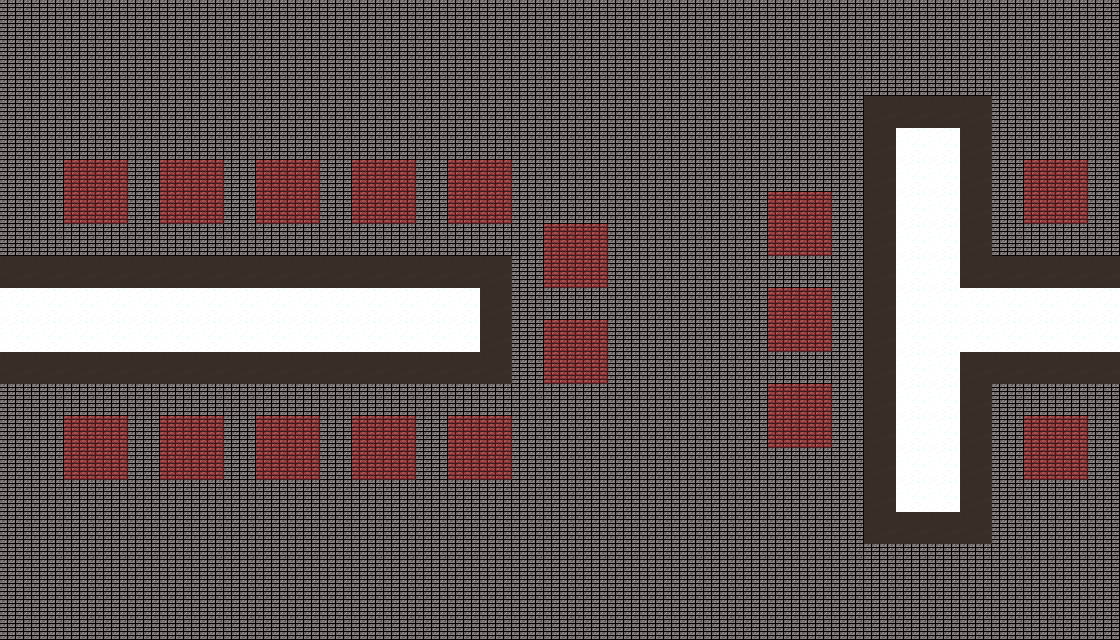

Below is a game level as drawn by its tile map, then a one-line description and the .tmx file that defines it, in full:
An orthogonal 35x20 tile map with 32x32 px tiles, 4 tile layers (Background, Path, Border, Field) and 6 objects (SpawnPoint, EndPoint, GoRight, TeleportIntersectionEnterGoUpGoDown, TeleportIntersectionGoDown, ...).

<map version="1.10" tiledversion="1.11.0" orientation="orthogonal" renderorder="right-down" width="35" height="20" tilewidth="32" tileheight="32" infinite="0" nextlayerid="7" nextobjectid="8">
 <tileset firstgid="1" source="MangoPunch.tsx" />
 <layer id="1" name="Background" width="35" height="20">
  <data encoding="csv">
2,2,2,2,2,2,2,2,2,2,2,2,2,2,2,2,2,2,2,2,2,2,2,2,2,2,2,2,2,2,2,2,2,2,2,
2,2,2,2,2,2,2,2,2,2,2,2,2,2,2,2,2,2,2,2,2,2,2,2,2,2,2,2,2,2,2,2,2,2,2,
2,2,2,2,2,2,2,2,2,2,2,2,2,2,2,2,2,2,2,2,2,2,2,2,2,2,2,2,2,2,2,2,2,2,2,
2,2,2,2,2,2,2,2,2,2,2,2,2,2,2,2,2,2,2,2,2,2,2,2,2,2,2,2,2,2,2,2,2,2,2,
2,2,2,2,2,2,2,2,2,2,2,2,2,2,2,2,2,2,2,2,2,2,2,2,2,2,2,2,2,2,2,2,2,2,2,
2,2,2,2,2,2,2,2,2,2,2,2,2,2,2,2,2,2,2,2,2,2,2,2,2,2,2,2,2,2,2,2,2,2,2,
2,2,2,2,2,2,2,2,2,2,2,2,2,2,2,2,2,2,2,2,2,2,2,2,2,2,2,2,2,2,2,2,2,2,2,
2,2,2,2,2,2,2,2,2,2,2,2,2,2,2,2,2,2,2,2,2,2,2,2,2,2,2,2,2,2,2,2,2,2,2,
2,2,2,2,2,2,2,2,2,2,2,2,2,2,2,2,2,2,2,2,2,2,2,2,2,2,2,2,2,2,2,2,2,2,2,
2,2,2,2,2,2,2,2,2,2,2,2,2,2,2,2,2,2,2,2,2,2,2,2,2,2,2,2,2,2,2,2,2,2,2,
2,2,2,2,2,2,2,2,2,2,2,2,2,2,2,2,2,2,2,2,2,2,2,2,2,2,2,2,2,2,2,2,2,2,2,
2,2,2,2,2,2,2,2,2,2,2,2,2,2,2,2,2,2,2,2,2,2,2,2,2,2,2,2,2,2,2,2,2,2,2,
2,2,2,2,2,2,2,2,2,2,2,2,2,2,2,2,2,2,2,2,2,2,2,2,2,2,2,2,2,2,2,2,2,2,2,
2,2,2,2,2,2,2,2,2,2,2,2,2,2,2,2,2,2,2,2,2,2,2,2,2,2,2,2,2,2,2,2,2,2,2,
2,2,2,2,2,2,2,2,2,2,2,2,2,2,2,2,2,2,2,2,2,2,2,2,2,2,2,2,2,2,2,2,2,2,2,
2,2,2,2,2,2,2,2,2,2,2,2,2,2,2,2,2,2,2,2,2,2,2,2,2,2,2,2,2,2,2,2,2,2,2,
2,2,2,2,2,2,2,2,2,2,2,2,2,2,2,2,2,2,2,2,2,2,2,2,2,2,2,2,2,2,2,2,2,2,2,
2,2,2,2,2,2,2,2,2,2,2,2,2,2,2,2,2,2,2,2,2,2,2,2,2,2,2,2,2,2,2,2,2,2,2,
2,2,2,2,2,2,2,2,2,2,2,2,2,2,2,2,2,2,2,2,2,2,2,2,2,2,2,2,2,2,2,2,2,2,2,
2,2,2,2,2,2,2,2,2,2,2,2,2,2,2,2,2,2,2,2,2,2,2,2,2,2,2,2,2,2,2,2,2,2,2
</data>
 </layer>
 <layer id="2" name="Path" width="35" height="20">
  <data encoding="csv">
0,0,0,0,0,0,0,0,0,0,0,0,0,0,0,0,0,0,0,0,0,0,0,0,0,0,0,0,0,0,0,0,0,0,0,
0,0,0,0,0,0,0,0,0,0,0,0,0,0,0,0,0,0,0,0,0,0,0,0,0,0,0,0,0,0,0,0,0,0,0,
0,0,0,0,0,0,0,0,0,0,0,0,0,0,0,0,0,0,0,0,0,0,0,0,0,0,0,0,0,0,0,0,0,0,0,
0,0,0,0,0,0,0,0,0,0,0,0,0,0,0,0,0,0,0,0,0,0,0,0,0,0,0,0,0,0,0,0,0,0,0,
0,0,0,0,0,0,0,0,0,0,0,0,0,0,0,0,0,0,0,0,0,0,0,0,0,0,0,0,9,9,0,0,0,0,0,
0,0,0,0,0,0,0,0,0,0,0,0,0,0,0,0,0,0,0,0,0,0,0,0,0,0,0,0,9,9,0,0,0,0,0,
0,0,0,0,0,0,0,0,0,0,0,0,0,0,0,0,0,0,0,0,0,0,0,0,0,0,0,0,9,9,0,0,0,0,0,
0,0,0,0,0,0,0,0,0,0,0,0,0,0,0,0,0,0,0,0,0,0,0,0,0,0,0,0,9,9,0,0,0,0,0,
0,0,0,0,0,0,0,0,0,0,0,0,0,0,0,0,0,0,0,0,0,0,0,0,0,0,0,0,9,9,0,0,0,0,0,
9,9,9,9,9,9,9,9,9,9,9,9,9,9,9,0,0,0,0,0,0,0,0,0,0,0,0,0,9,9,9,9,9,9,9,
9,9,9,9,9,9,9,9,9,9,9,9,9,9,9,0,0,0,0,0,0,0,0,0,0,0,0,0,9,9,9,9,9,9,9,
0,0,0,0,0,0,0,0,0,0,0,0,0,0,0,0,0,0,0,0,0,0,0,0,0,0,0,0,9,9,0,0,0,0,0,
0,0,0,0,0,0,0,0,0,0,0,0,0,0,0,0,0,0,0,0,0,0,0,0,0,0,0,0,9,9,0,0,0,0,0,
0,0,0,0,0,0,0,0,0,0,0,0,0,0,0,0,0,0,0,0,0,0,0,0,0,0,0,0,9,9,0,0,0,0,0,
0,0,0,0,0,0,0,0,0,0,0,0,0,0,0,0,0,0,0,0,0,0,0,0,0,0,0,0,9,9,0,0,0,0,0,
0,0,0,0,0,0,0,0,0,0,0,0,0,0,0,0,0,0,0,0,0,0,0,0,0,0,0,0,9,9,0,0,0,0,0,
0,0,0,0,0,0,0,0,0,0,0,0,0,0,0,0,0,0,0,0,0,0,0,0,0,0,0,0,0,0,0,0,0,0,0,
0,0,0,0,0,0,0,0,0,0,0,0,0,0,0,0,0,0,0,0,0,0,0,0,0,0,0,0,0,0,0,0,0,0,0,
0,0,0,0,0,0,0,0,0,0,0,0,0,0,0,0,0,0,0,0,0,0,0,0,0,0,0,0,0,0,0,0,0,0,0,
0,0,0,0,0,0,0,0,0,0,0,0,0,0,0,0,0,0,0,0,0,0,0,0,0,0,0,0,0,0,0,0,0,0,0
</data>
 </layer>
 <layer id="3" name="Border" width="35" height="20">
  <data encoding="csv">
0,0,0,0,0,0,0,0,0,0,0,0,0,0,0,0,0,0,0,0,0,0,0,0,0,0,0,0,0,0,0,0,0,0,0,
0,0,0,0,0,0,0,0,0,0,0,0,0,0,0,0,0,0,0,0,0,0,0,0,0,0,0,0,0,0,0,0,0,0,0,
0,0,0,0,0,0,0,0,0,0,0,0,0,0,0,0,0,0,0,0,0,0,0,0,0,0,0,0,0,0,0,0,0,0,0,
0,0,0,0,0,0,0,0,0,0,0,0,0,0,0,0,0,0,0,0,0,0,0,0,0,0,0,8,8,8,8,0,0,0,0,
0,0,0,0,0,0,0,0,0,0,0,0,0,0,0,0,0,0,0,0,0,0,0,0,0,0,0,8,0,0,8,0,0,0,0,
0,0,0,0,0,0,0,0,0,0,0,0,0,0,0,0,0,0,0,0,0,0,0,0,0,0,0,8,0,0,8,0,0,0,0,
0,0,0,0,0,0,0,0,0,0,0,0,0,0,0,0,0,0,0,0,0,0,0,0,0,0,0,8,0,0,8,0,0,0,0,
0,0,0,0,0,0,0,0,0,0,0,0,0,0,0,0,0,0,0,0,0,0,0,0,0,0,0,8,0,0,8,0,0,0,0,
8,8,8,8,8,8,8,8,8,8,8,8,8,8,8,8,0,0,0,0,0,0,0,0,0,0,0,8,0,0,8,8,8,8,8,
0,0,0,0,0,0,0,0,0,0,0,0,0,0,0,8,0,0,0,0,0,0,0,0,0,0,0,8,0,0,0,0,0,0,0,
0,0,0,0,0,0,0,0,0,0,0,0,0,0,0,8,0,0,0,0,0,0,0,0,0,0,0,8,0,0,0,0,0,0,0,
8,8,8,8,8,8,8,8,8,8,8,8,8,8,8,8,0,0,0,0,0,0,0,0,0,0,0,8,0,0,8,8,8,8,8,
0,0,0,0,0,0,0,0,0,0,0,0,0,0,0,0,0,0,0,0,0,0,0,0,0,0,0,8,0,0,8,0,0,0,0,
0,0,0,0,0,0,0,0,0,0,0,0,0,0,0,0,0,0,0,0,0,0,0,0,0,0,0,8,0,0,8,0,0,0,0,
0,0,0,0,0,0,0,0,0,0,0,0,0,0,0,0,0,0,0,0,0,0,0,0,0,0,0,8,0,0,8,0,0,0,0,
0,0,0,0,0,0,0,0,0,0,0,0,0,0,0,0,0,0,0,0,0,0,0,0,0,0,0,8,0,0,8,0,0,0,0,
0,0,0,0,0,0,0,0,0,0,0,0,0,0,0,0,0,0,0,0,0,0,0,0,0,0,0,8,8,8,8,0,0,0,0,
0,0,0,0,0,0,0,0,0,0,0,0,0,0,0,0,0,0,0,0,0,0,0,0,0,0,0,0,0,0,0,0,0,0,0,
0,0,0,0,0,0,0,0,0,0,0,0,0,0,0,0,0,0,0,0,0,0,0,0,0,0,0,0,0,0,0,0,0,0,0,
0,0,0,0,0,0,0,0,0,0,0,0,0,0,0,0,0,0,0,0,0,0,0,0,0,0,0,0,0,0,0,0,0,0,0
</data>
 </layer>
 <layer id="4" name="Field" width="35" height="20">
  <data encoding="csv">
0,0,0,0,0,0,0,0,0,0,0,0,0,0,0,0,0,0,0,0,0,0,0,0,0,0,0,0,0,0,0,0,0,0,0,
0,0,0,0,0,0,0,0,0,0,0,0,0,0,0,0,0,0,0,0,0,0,0,0,0,0,0,0,0,0,0,0,0,0,0,
0,0,0,0,0,0,0,0,0,0,0,0,0,0,0,0,0,0,0,0,0,0,0,0,0,0,0,0,0,0,0,0,0,0,0,
0,0,0,0,0,0,0,0,0,0,0,0,0,0,0,0,0,0,0,0,0,0,0,0,0,0,0,0,0,0,0,0,0,0,0,
0,0,0,0,0,0,0,0,0,0,0,0,0,0,0,0,0,0,0,0,0,0,0,0,0,0,0,0,0,0,0,0,0,0,0,
0,0,4,4,0,4,4,0,4,4,0,4,4,0,4,4,0,0,0,0,0,0,0,0,0,0,0,0,0,0,0,0,4,4,0,
0,0,4,4,0,4,4,0,4,4,0,4,4,0,4,4,0,0,0,0,0,0,0,0,4,4,0,0,0,0,0,0,4,4,0,
0,0,0,0,0,0,0,0,0,0,0,0,0,0,0,0,0,4,4,0,0,0,0,0,4,4,0,0,0,0,0,0,0,0,0,
0,0,0,0,0,0,0,0,0,0,0,0,0,0,0,0,0,4,4,0,0,0,0,0,0,0,0,0,0,0,0,0,0,0,0,
0,0,0,0,0,0,0,0,0,0,0,0,0,0,0,0,0,0,0,0,0,0,0,0,4,4,0,0,0,0,0,0,0,0,0,
0,0,0,0,0,0,0,0,0,0,0,0,0,0,0,0,0,4,4,0,0,0,0,0,4,4,0,0,0,0,0,0,0,0,0,
0,0,0,0,0,0,0,0,0,0,0,0,0,0,0,0,0,4,4,0,0,0,0,0,0,0,0,0,0,0,0,0,0,0,0,
0,0,0,0,0,0,0,0,0,0,0,0,0,0,0,0,0,0,0,0,0,0,0,0,4,4,0,0,0,0,0,0,0,0,0,
0,0,4,4,0,4,4,0,4,4,0,4,4,0,4,4,0,0,0,0,0,0,0,0,4,4,0,0,0,0,0,0,4,4,0,
0,0,4,4,0,4,4,0,4,4,0,4,4,0,4,4,0,0,0,0,0,0,0,0,0,0,0,0,0,0,0,0,4,4,0,
0,0,0,0,0,0,0,0,0,0,0,0,0,0,0,0,0,0,0,0,0,0,0,0,0,0,0,0,0,0,0,0,0,0,0,
0,0,0,0,0,0,0,0,0,0,0,0,0,0,0,0,0,0,0,0,0,0,0,0,0,0,0,0,0,0,0,0,0,0,0,
0,0,0,0,0,0,0,0,0,0,0,0,0,0,0,0,0,0,0,0,0,0,0,0,0,0,0,0,0,0,0,0,0,0,0,
0,0,0,0,0,0,0,0,0,0,0,0,0,0,0,0,0,0,0,0,0,0,0,0,0,0,0,0,0,0,0,0,0,0,0,
0,0,0,0,0,0,0,0,0,0,0,0,0,0,0,0,0,0,0,0,0,0,0,0,0,0,0,0,0,0,0,0,0,0,0
</data>
 </layer>
 <objectgroup id="5" name="GameLogic">
  <object id="1" name="SpawnPoint" x="6" y="290" width="59" height="59" />
  <object id="2" name="EndPoint" x="1054" y="290" width="59" height="59" />
  <object id="6" name="GoRight" x="898" y="290" width="59" height="59" />
 </objectgroup>
 <objectgroup id="6" name="TeleportIntersection1">
  <object id="3" name="TeleportIntersectionEnterGoUpGoDown" x="418" y="290" width="59" height="59" />
  <object id="4" name="TeleportIntersectionGoDown" x="898" y="130" width="59" height="59" />
  <object id="5" name="TeleportIntersectionGoUp" x="898" y="450" width="59" height="59" />
 </objectgroup>
</map>
